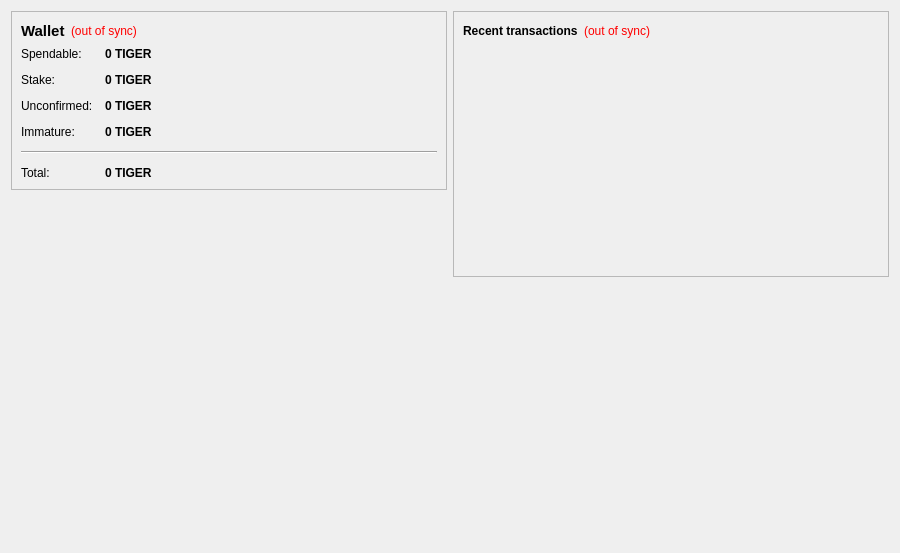
<?xml version="1.0" encoding="UTF-8"?>
<ui version="4.0">
 <class>OverviewPage</class>
 <widget class="QWidget" name="OverviewPage">
  <property name="geometry">
   <rect>
    <x>0</x>
    <y>0</y>
    <width>900</width>
    <height>553</height>
   </rect>
  </property>
  <property name="windowTitle">
   <string>Form</string>
  </property>
  <layout class="QHBoxLayout" name="horizontalLayout" stretch="1,1">
   <item>
    <layout class="QVBoxLayout" name="verticalLayout_2">
     <item>
      <widget class="QFrame" name="frame">
       <property name="frameShape">
        <enum>QFrame::StyledPanel</enum>
       </property>
       <property name="frameShadow">
        <enum>QFrame::Raised</enum>
       </property>
       <layout class="QVBoxLayout" name="verticalLayout_4">
        <item>
         <layout class="QHBoxLayout" name="horizontalLayout_4">
          <item>
           <widget class="QLabel" name="label_5">
            <property name="font">
             <font>
              <pointsize>11</pointsize>
              <weight>75</weight>
              <bold>true</bold>
             </font>
            </property>
            <property name="text">
             <string>Wallet</string>
            </property>
           </widget>
          </item>
          <item>
           <widget class="QLabel" name="labelWalletStatus">
            <property name="toolTip">
             <string>The displayed information may be out of date. Your wallet automatically synchronizes with the Tigernet network after a connection is established, but this process has not completed yet.</string>
            </property>
            <property name="styleSheet">
             <string notr="true">QLabel { color: red; }</string>
            </property>
            <property name="text">
             <string notr="true">(out of sync)</string>
            </property>
            <property name="alignment">
             <set>Qt::AlignLeading|Qt::AlignLeft|Qt::AlignVCenter</set>
            </property>
           </widget>
          </item>
          <item>
           <spacer name="horizontalSpacer_2">
            <property name="orientation">
             <enum>Qt::Horizontal</enum>
            </property>
            <property name="sizeHint" stdset="0">
             <size>
              <width>40</width>
              <height>20</height>
             </size>
            </property>
           </spacer>
          </item>
         </layout>
        </item>
        <item>
         <layout class="QFormLayout" name="formLayout_2">
          <property name="fieldGrowthPolicy">
           <enum>QFormLayout::AllNonFixedFieldsGrow</enum>
          </property>
          <property name="horizontalSpacing">
           <number>12</number>
          </property>
          <property name="verticalSpacing">
           <number>12</number>
          </property>
          <item row="0" column="0">
           <widget class="QLabel" name="label">
            <property name="text">
             <string>Spendable:</string>
            </property>
           </widget>
          </item>
          <item row="0" column="1">
           <widget class="QLabel" name="labelBalance">
            <property name="font">
             <font>
              <weight>75</weight>
              <bold>true</bold>
             </font>
            </property>
            <property name="cursor">
             <cursorShape>IBeamCursor</cursorShape>
            </property>
            <property name="toolTip">
             <string>Your current spendable balance</string>
            </property>
            <property name="text">
             <string notr="true">0 TIGER</string>
            </property>
            <property name="textInteractionFlags">
             <set>Qt::LinksAccessibleByMouse|Qt::TextSelectableByKeyboard|Qt::TextSelectableByMouse</set>
            </property>
           </widget>
          </item>
          <item row="1" column="0">
           <widget class="QLabel" name="label_6">
            <property name="text">
             <string>Stake:</string>
            </property>
           </widget>
          </item>
          <item row="1" column="1">
           <widget class="QLabel" name="labelStake">
            <property name="font">
             <font>
              <weight>75</weight>
              <bold>true</bold>
             </font>
            </property>
            <property name="cursor">
             <cursorShape>IBeamCursor</cursorShape>
            </property>
            <property name="toolTip">
             <string>Total of coins that were staked, and do not yet count toward the current balance</string>
            </property>
            <property name="text">
             <string notr="true">0 TIGER</string>
            </property>
            <property name="textInteractionFlags">
             <set>Qt::LinksAccessibleByMouse|Qt::TextSelectableByKeyboard|Qt::TextSelectableByMouse</set>
            </property>
           </widget>
          </item>
          <item row="2" column="0">
           <widget class="QLabel" name="label_3">
            <property name="text">
             <string>Unconfirmed:</string>
            </property>
           </widget>
          </item>
          <item row="2" column="1">
           <widget class="QLabel" name="labelUnconfirmed">
            <property name="font">
             <font>
              <weight>75</weight>
              <bold>true</bold>
             </font>
            </property>
            <property name="cursor">
             <cursorShape>IBeamCursor</cursorShape>
            </property>
            <property name="toolTip">
             <string>Total of transactions that have yet to be confirmed, and do not yet count toward the current balance</string>
            </property>
            <property name="text">
             <string notr="true">0 TIGER</string>
            </property>
            <property name="textInteractionFlags">
             <set>Qt::LinksAccessibleByMouse|Qt::TextSelectableByKeyboard|Qt::TextSelectableByMouse</set>
            </property>
           </widget>
          </item>
          <item row="3" column="0">
           <widget class="QLabel" name="labelImmatureText">
            <property name="text">
             <string>Immature:</string>
            </property>
           </widget>
          </item>
          <item row="3" column="1">
           <widget class="QLabel" name="labelImmature">
            <property name="font">
             <font>
              <weight>75</weight>
              <bold>true</bold>
             </font>
            </property>
            <property name="toolTip">
             <string>Mined balance that has not yet matured</string>
            </property>
            <property name="text">
             <string notr="true">0 TIGER</string>
            </property>
            <property name="textInteractionFlags">
             <set>Qt::LinksAccessibleByMouse|Qt::TextSelectableByKeyboard|Qt::TextSelectableByMouse</set>
            </property>
           </widget>
          </item>
          <item row="4" column="0" colspan="2">
           <widget class="Line" name="line">
            <property name="orientation">
             <enum>Qt::Horizontal</enum>
            </property>
           </widget>
          </item>
          <item row="5" column="0">
           <widget class="QLabel" name="labelTotalText">
            <property name="text">
             <string>Total:</string>
            </property>
           </widget>
          </item>
          <item row="5" column="1">
           <widget class="QLabel" name="labelTotal">
            <property name="font">
             <font>
              <weight>75</weight>
              <bold>true</bold>
             </font>
            </property>
            <property name="cursor">
             <cursorShape>IBeamCursor</cursorShape>
            </property>
            <property name="toolTip">
             <string>Your current total balance</string>
            </property>
            <property name="text">
             <string notr="true">0 TIGER</string>
            </property>
            <property name="textInteractionFlags">
             <set>Qt::LinksAccessibleByMouse|Qt::TextSelectableByKeyboard|Qt::TextSelectableByMouse</set>
            </property>
           </widget>
          </item>
         </layout>
        </item>
       </layout>
      </widget>
     </item>
     <item>
      <spacer name="verticalSpacer">
       <property name="orientation">
        <enum>Qt::Vertical</enum>
       </property>
       <property name="sizeHint" stdset="0">
        <size>
         <width>20</width>
         <height>40</height>
        </size>
       </property>
      </spacer>
     </item>
     <item>
      <widget class="QLabel" name="label_2">
       <property name="autoFillBackground">
        <bool>true</bool>
       </property>
       <property name="text">
        <string/>
       </property>
       <property name="pixmap">
        <pixmap resource="../bitcoin.qrc">:/images/wallet</pixmap>
       </property>
       <property name="scaledContents">
        <bool>false</bool>
       </property>
       <property name="alignment">
        <set>Qt::AlignCenter</set>
       </property>
       <property name="margin">
        <number>0</number>
       </property>
      </widget>
     </item>
    </layout>
   </item>
   <item>
    <layout class="QVBoxLayout" name="verticalLayout_3">
     <item>
      <widget class="QFrame" name="frame_2">
       <property name="frameShape">
        <enum>QFrame::StyledPanel</enum>
       </property>
       <property name="frameShadow">
        <enum>QFrame::Raised</enum>
       </property>
       <layout class="QVBoxLayout" name="verticalLayout">
        <item>
         <layout class="QHBoxLayout" name="horizontalLayout_2">
          <item>
           <widget class="QLabel" name="label_4">
            <property name="text">
             <string>&lt;b&gt;Recent transactions&lt;/b&gt;</string>
            </property>
           </widget>
          </item>
          <item>
           <widget class="QLabel" name="labelTransactionsStatus">
            <property name="toolTip">
             <string>The displayed information may be out of date. Your wallet automatically synchronizes with the Tigernet network after a connection is established, but this process has not completed yet.</string>
            </property>
            <property name="styleSheet">
             <string notr="true">QLabel { color: red; }</string>
            </property>
            <property name="text">
             <string notr="true">(out of sync)</string>
            </property>
            <property name="alignment">
             <set>Qt::AlignRight|Qt::AlignTrailing|Qt::AlignVCenter</set>
            </property>
           </widget>
          </item>
          <item>
           <spacer name="horizontalSpacer">
            <property name="orientation">
             <enum>Qt::Horizontal</enum>
            </property>
            <property name="sizeHint" stdset="0">
             <size>
              <width>40</width>
              <height>20</height>
             </size>
            </property>
           </spacer>
          </item>
         </layout>
        </item>
        <item>
         <widget class="QListView" name="listTransactions">
          <property name="styleSheet">
           <string notr="true">QListView { background: transparent; }</string>
          </property>
          <property name="frameShape">
           <enum>QFrame::NoFrame</enum>
          </property>
          <property name="verticalScrollBarPolicy">
           <enum>Qt::ScrollBarAlwaysOff</enum>
          </property>
          <property name="horizontalScrollBarPolicy">
           <enum>Qt::ScrollBarAlwaysOff</enum>
          </property>
          <property name="selectionMode">
           <enum>QAbstractItemView::NoSelection</enum>
          </property>
         </widget>
        </item>
       </layout>
      </widget>
     </item>
     <item>
      <spacer name="verticalSpacer_2">
       <property name="orientation">
        <enum>Qt::Vertical</enum>
       </property>
       <property name="sizeHint" stdset="0">
        <size>
         <width>20</width>
         <height>40</height>
        </size>
       </property>
      </spacer>
     </item>
    </layout>
   </item>
  </layout>
 </widget>
 <resources>
  <include location="../bitcoin.qrc"/>
 </resources>
 <connections/>
</ui>
